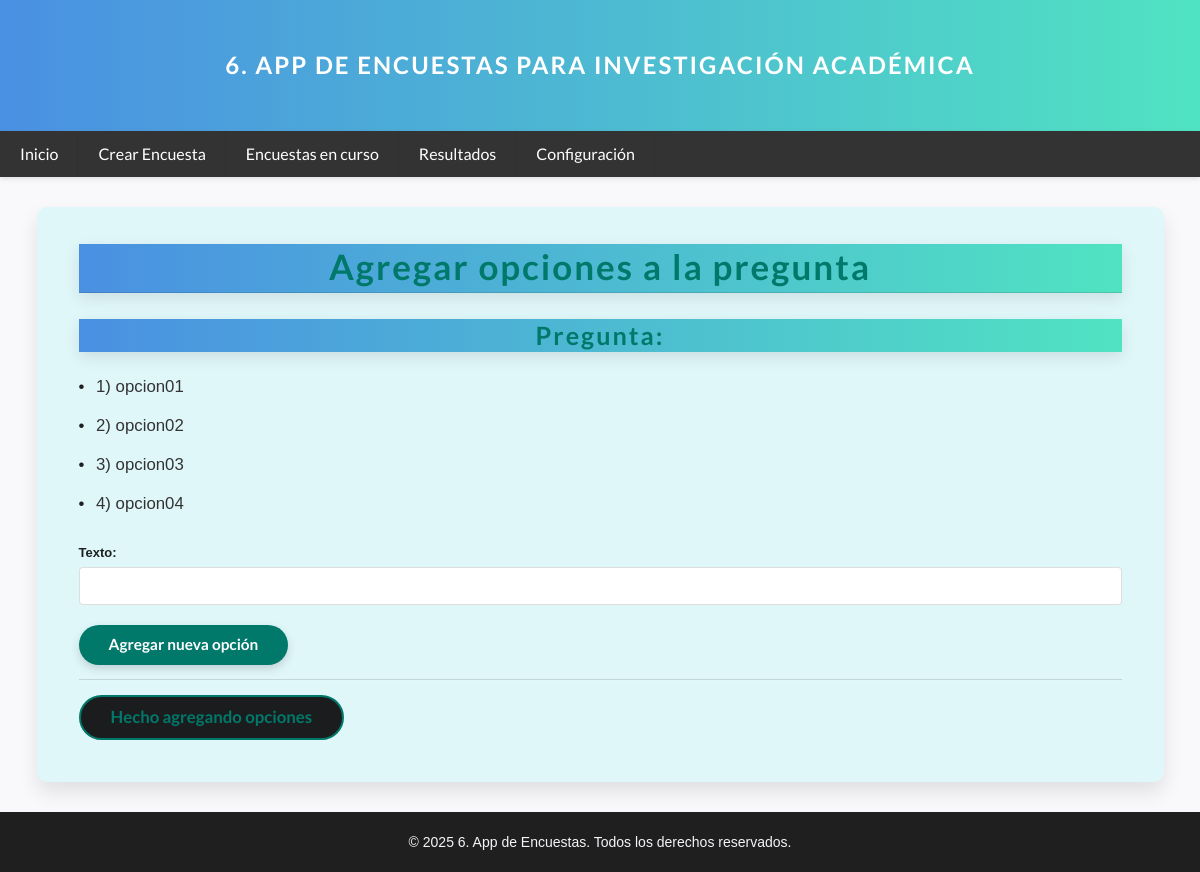
Page /encuesta/2/pregunta/2/opcion/crear/ on the committed database.
### Aplicaciones/Encuestas/models.py (models this page shows)
class Opcion(models.Model):
    pregunta = models.ForeignKey(Pregunta, on_delete=models.CASCADE)
    texto = models.CharField(max_length=128)

### Aplicaciones/Encuestas/views.py (the view)
# urls.py: path("encuesta/<int:encuesta_pk>/pregunta/<int:pregunta_pk>/opcion/crear/", views.opcion_crear, name="encuesta-opcion-crear"),  # Crear una opción
def opcion_crear(request, encuesta_pk, pregunta_pk):
    encuesta = get_object_or_404(Encuesta, pk=encuesta_pk)
    pregunta = Pregunta.objects.get(pk=pregunta_pk)
    if request.method == "POST":
        form = OpcionForm(request.POST)
        if form.is_valid():
            opcion = form.save(commit=False)
            opcion.pregunta_id = pregunta_pk
            opcion.save()
    else:
        form = OpcionForm()
    opciones = pregunta.opcion_set.all()
    return render(
        request,
        "encuesta/opciones.html",
        {"encuesta": encuesta, "pregunta": pregunta, "opciones": opciones, "form": form},
    )

### Aplicaciones/Encuestas/forms.py
class OpcionForm(forms.ModelForm):
    class Meta:
        model = Opcion
        fields = ["texto"]

### Aplicaciones/Encuestas/templates/encuesta/opciones.html (shortened to what this page needs)
{% extends "_base.html" %}
{% block content %}
<div class="ui center aligned basic very padded segment" style="background-color: #E0F7FA; border-radius: 10px; box-shadow: 0px 10px 20px rgba(0, 0, 0, 0.1);">
    <h1 class="ui header dividing" style="font-size: 2.5em; font-weight: bold; color: #00796b;">Agregar opciones a la pregunta</h1>
    <div class="ui container left aligned">
        <h4 class="ui header" style="font-size: 1.8em; color: #00796b; font-weight: 600;">
            Pregunta: {{ pregunta.prompt }}
        </h4>
        <ul class="ui list" style="margin-bottom: 20px;">
            {% for opcion in opciones %}
            <li class="item" style="font-size: 1.2em; color: #333; padding: 10px 0;">
                {{ forloop.counter }}) {{ opcion.texto }}
            </li>
            {% endfor %}
        </ul>
        <form class="ui form {% if form.errors %}error{% endif %}" method="post" novalidate>
            {% for field in form %}
            <div class="field {% if field.errors %}error{% endif %}" style="margin-bottom: 20px;">
                <label>{{ field.label_tag }}</label>
                {{ field }}
            </div>
            {% endfor %}
            <button type="submit" class="ui primary large button" style="background-color: #00796b; color: white; padding: 12px 30px; font-size: 1.1em; border-radius: 25px; transition: all 0.3s ease;">
                Agregar nueva opción
            </button>
        </form>
        {% if opciones|length > 0 %}
        <div class="ui divider"></div>
        <a href="{% url 'encuesta-editar' encuesta.pk %}">
            <div class="ui secondary button" style="font-size: 1.2em; padding: 12px 30px; color: #00796b; border-radius: 25px; border: 2px solid #00796b;">
                Hecho agregando opciones
            </div>
        </a>
        {% endif %}
    </div>
</div>
{% endblock %}

### Aplicaciones/Encuestas/templates/_base.html (style rules this page uses)
body { background-color: #f9f9fb; font-family: 'Arial', sans-serif; margin: 0; padding: 0; }
.header { background: linear-gradient(to right, #4A90E2, #50E3C2); color: white; font-family: 'Georgia', serif; font-size: 3em; text-align: center; padding: 50px 20px; text-transform: uppercase; letter-spacing: 2px; box-shadow: 0px 5px 15px rgba(0, 0, 0, 0.1); margin-bottom: 0; }
.ui.container { margin-top: 30px; }
.ui.segment { border-radius: 12px; box-shadow: 0 4px 15px rgba(0, 0, 0, 0.05); background-color: #ffffff; padding: 20px; margin-bottom: 30px; }
.ui.header { font-size: 2em; color: #333; font-weight: 600; margin-bottom: 15px; }
.ui.primary.button { background-color: #f76c6c; color: white; font-size: 1.1em; padding: 15px 30px; border-radius: 30px; text-align: center; transition: background-color 0.3s ease, transform 0.2s ease, box-shadow 0.3s ease; box-shadow: 0 4px 10px rgba(0, 0, 0, 0.15); border: none; }
.ui.header { animation: fadeIn 2s ease-in-out; }

### rows in the picture
Opcion: texto "opcion01"
Opcion: texto "opcion02"
Opcion: texto "opcion03"
Opcion: texto "opcion04"

### other values in the picture
{{ field.label_tag }} "Texto:"
